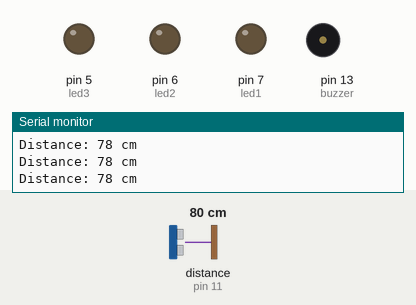
This sketch was run on a simulated Arduino Uno, built with avr-gcc and run on an emulated ATmega328P. Shown: output pins drawn as LEDs (lit = HIGH), buzzer (waves = sounding), the last lines printed to the serial monitor. Wiring (inferred from the names in the program): ultrasonic range finder: trigger pin 12; echo pin 11. The test bench sets the inputs (shaded band); at power-on: distance to the obstacle (sensor on pin 11) 80 cm. The echo pulse lasts 58.3 µs per cm; pins used as bus, display or sensor lines are not drawn.

Above: at 1.2 s.
1.3 s: distance to the obstacle (sensor on pin 11) set to 32 cm
2.8 s: distance to the obstacle (sensor on pin 11) set to 27 cm
At 3.3 s:
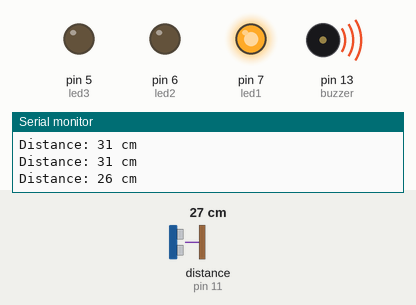
5.8 s: distance to the obstacle (sensor on pin 11) set to 22 cm
8.2 s: distance to the obstacle (sensor on pin 11) set to 18 cm
At 8.6 s:
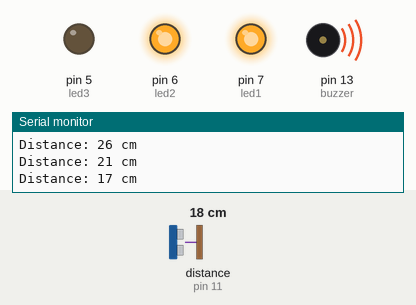
11.2 s: distance to the obstacle (sensor on pin 11) set to 12 cm
14.2 s: distance to the obstacle (sensor on pin 11) set to 9 cm
At 14.84 s:
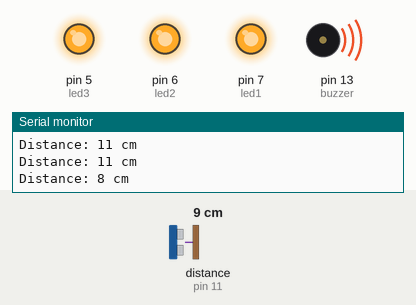
At 15.44 s:
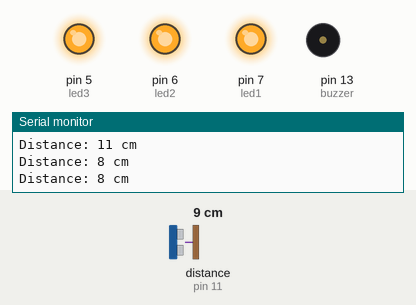
Timing chart, 0 to 18.2 s (numbered marks = the images above; inputs shaded):
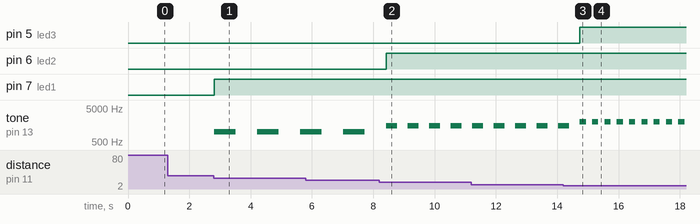

Measured:
- the behaviour switches between 31 and 30 cm on distance to the obstacle (sensor on pin 11) (found by bisection; images 0 and 1)
- the behaviour switches between 21 and 20 cm on distance to the obstacle (sensor on pin 11) (found by bisection; images 1 and 2)
- the behaviour switches between 11 and 10 cm on distance to the obstacle (sensor on pin 11) (found by bisection; images 2 and 3)
- after the input at 2.8 s, pin 7 (led1): LOW → HIGH at once; tone on pin 13 (buzzer): alternates 1000 Hz for 0.70 s and silent for 0.70 s, starting at once
- after the input at 8.2 s, pin 6 (led2): LOW → HIGH after 0.23 s; tone on pin 13 (buzzer): alternates 1500 Hz for 0.35 s and silent for 0.35 s, starting after 0.23 s
- after the input at 14.2 s, pin 5 (led3): LOW → HIGH after 0.54 s

The sketch:

sensorDistancia.ino
```cpp
#define led1 7
#define led2 6
#define led3 5
#define buzzer 13
#define echoPin 11
#define trigPin 12

long duration;
int distance;

void setup() {
  pinMode(led1, OUTPUT);
  pinMode(led2, OUTPUT);
  pinMode(led3, OUTPUT);
  pinMode(buzzer, OUTPUT);
  pinMode(trigPin, OUTPUT);
  pinMode(echoPin, INPUT);
  Serial.begin(9600);
}

void loop() {
  digitalWrite(trigPin, LOW);
  delayMicroseconds(2);
  digitalWrite(trigPin, HIGH);
  delayMicroseconds(10);
  digitalWrite(trigPin, LOW);

  duration = pulseIn(echoPin, HIGH);

  distance = duration * 0.034 / 2;
  Serial.print("Distance: ");
  Serial.print(distance);
  Serial.println(" cm");

  if(distance >= 30){
    digitalWrite(led1, LOW);
    digitalWrite(led2, LOW);
    digitalWrite(led3, LOW);
  }
  else if(distance <= 29 && distance >= 20){
    digitalWrite(led1, HIGH);
    digitalWrite(led2, LOW);
    digitalWrite(led3, LOW);
    tone1();
  }
  else if(distance <= 19 && distance >= 10){
    digitalWrite(led1, HIGH);
    digitalWrite(led2, HIGH);
    digitalWrite(led3, LOW);
    tone2();
  }
  else {
    digitalWrite(led1, HIGH);
    digitalWrite(led2, HIGH);
    digitalWrite(led3, HIGH);
    tone3();
  }
}

void tone1(){
  tone(buzzer, 1000);
  delay(700);
  noTone(buzzer);
  delay(700);
}

void tone2(){
  tone(buzzer, 1500);
  delay(350);
  noTone(buzzer);
  delay(350);
}

void tone3(){
  tone(buzzer, 2000);
  delay(200);
  noTone(buzzer);
  delay(200);
}
```
